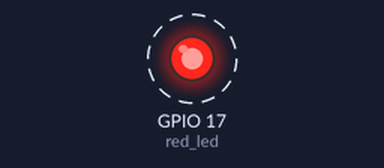
A program run on a simulated Raspberry Pi (BCM pin numbers). Shown: output pins drawn as LEDs (lit = HIGH). Dashed ring = blinking.

Above: at 0.5 s.
Timing chart, 0 to 4.6 s (numbered marks = the images above):
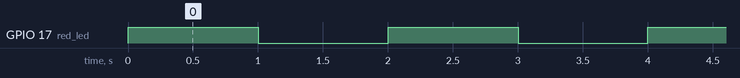

Measured:
- by itself, GPIO 17 (red_led): alternates HIGH for 1.0 s and LOW for 1.0 s

The program:

gpiozero_test02.py
```python
# coding: utf-8

# GPIO Zero 라이브러리 임포트
import gpiozero

# time 라이브러리 임포트
import time

# 11번 핀을 출력 핀으로 LED 접속
red_led = gpiozero.LED(17)

# LED 점멸
red_led.blink()

# 예외 처리
try:

    # 무한 반복
    while 1:
        time.sleep(1)

# 키보드 예외 검출
except KeyboardInterrupt:

    # 아무것도 하지 않음
    pass

# GPIO 개방
red_led.close()
```
